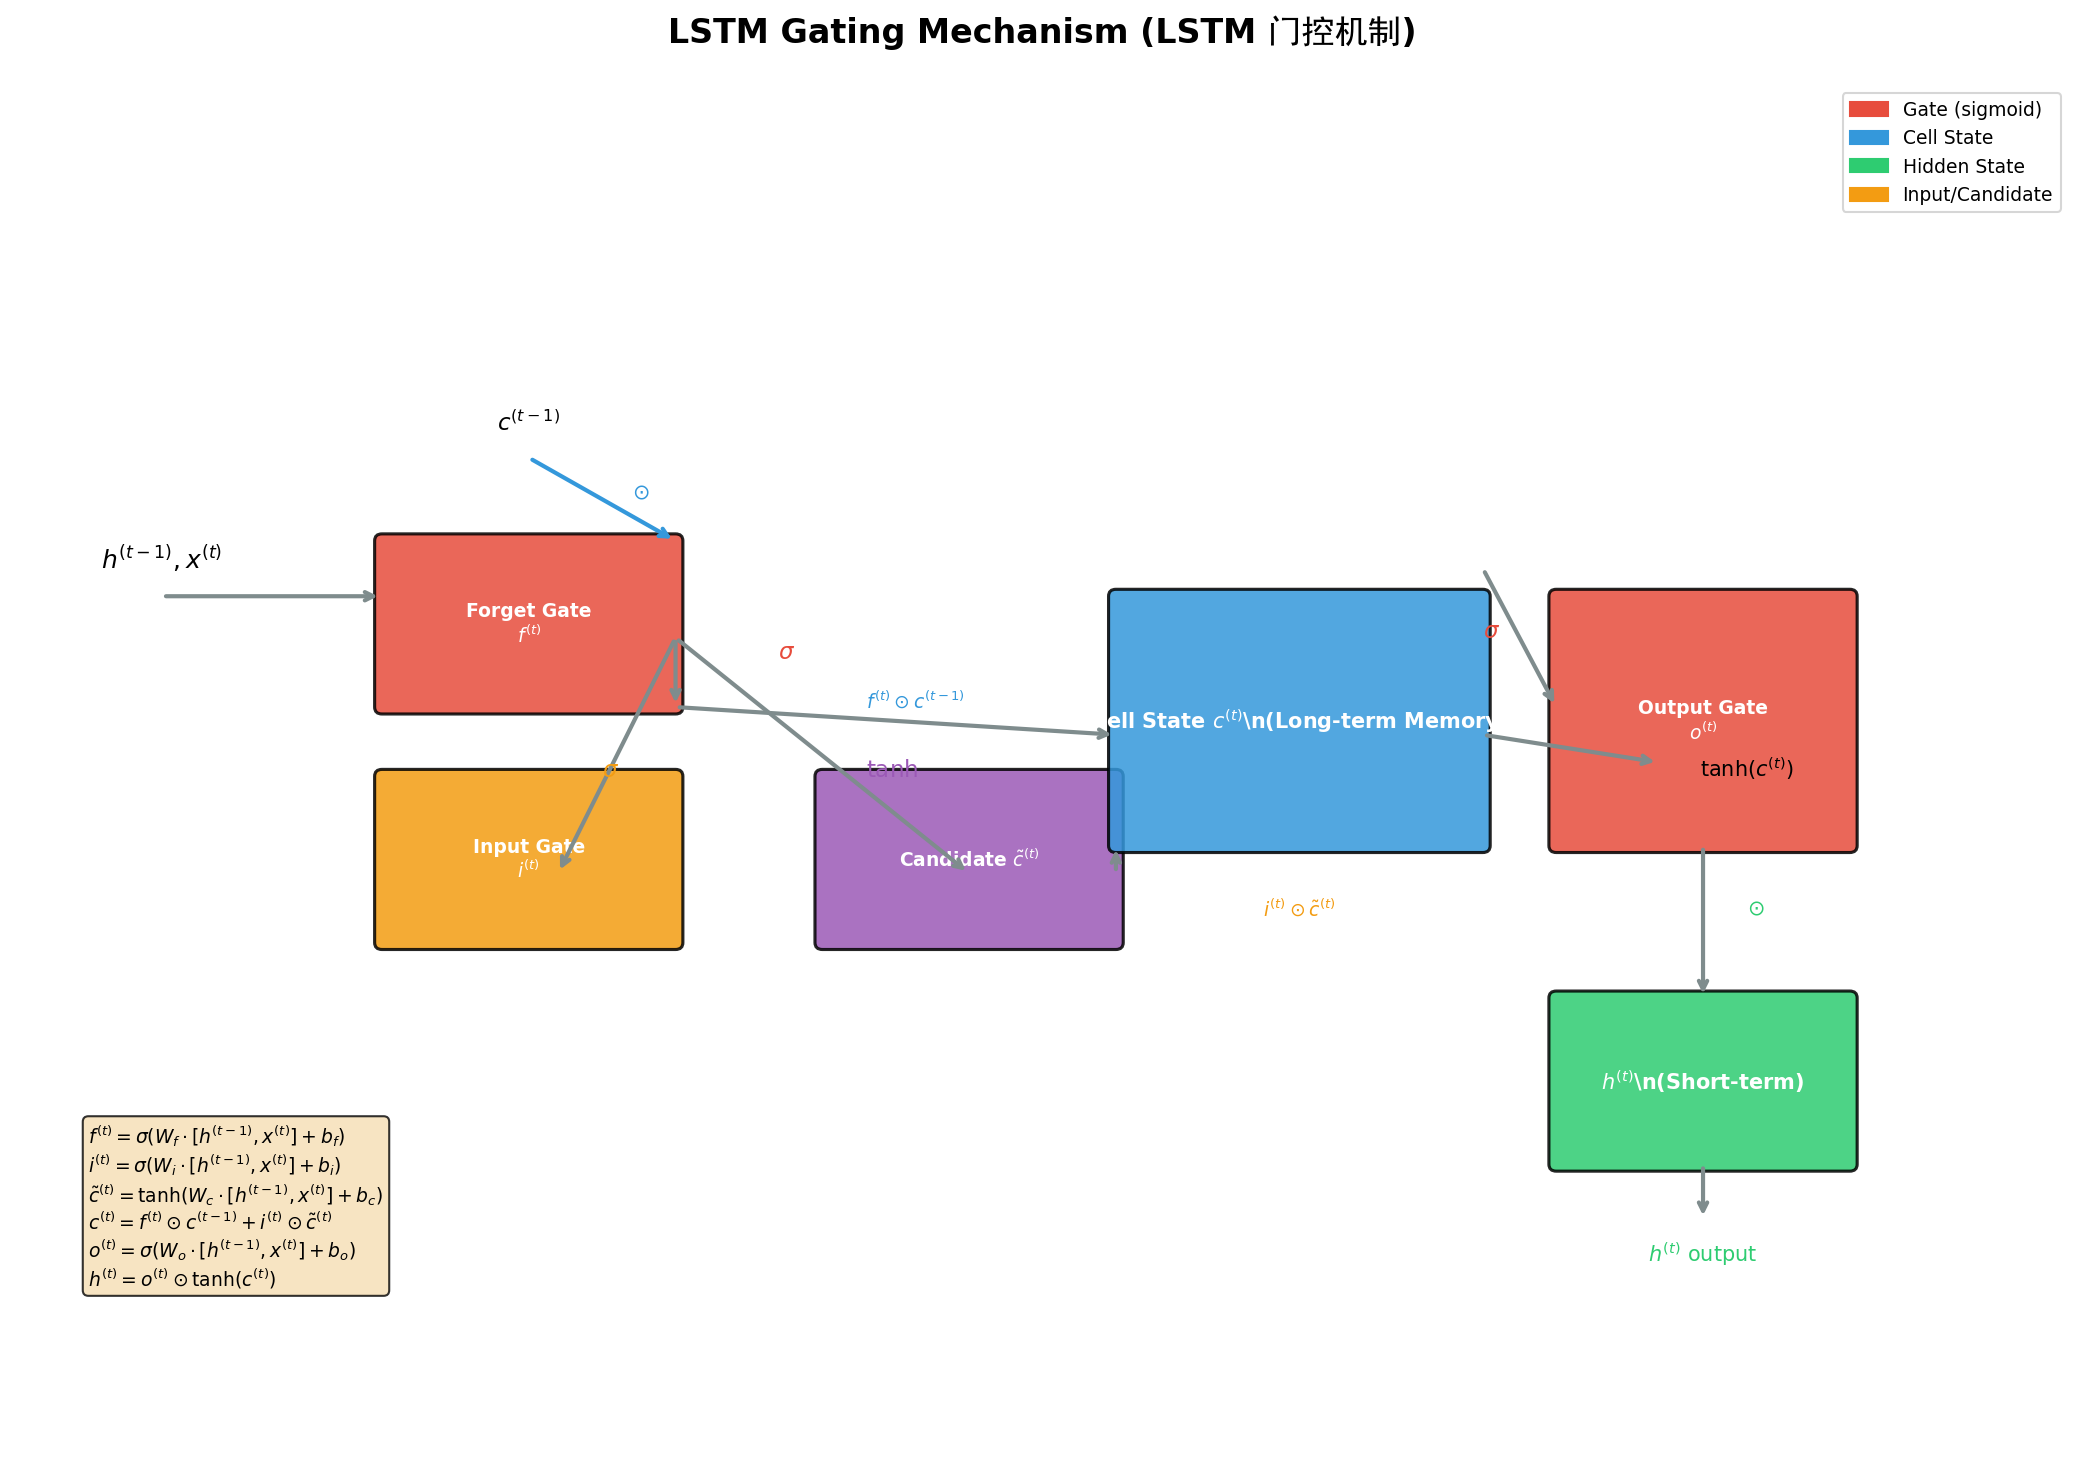

This chart was generated by the following Python code:
"""
图1: LSTM 门控机制示意图
展示LSTM的三个门（遗忘门、输入门、输出门）和细胞状态更新流程
"""
import matplotlib.pyplot as plt
import matplotlib.patches as mpatches
from matplotlib.patches import FancyBboxPatch, FancyArrowPatch
import numpy as np
from pathlib import Path

plt.rcParams['font.family'] = ['DejaVu Sans', 'SimHei', 'sans-serif']
plt.rcParams['axes.unicode_minus'] = False

fig, ax = plt.subplots(1, 1, figsize=(14, 10))
ax.set_xlim(0, 14)
ax.set_ylim(0, 10)
ax.axis('off')
ax.set_title("LSTM Gating Mechanism (LSTM 门控机制)", fontsize=16, fontweight='bold', pad=20)

# Colors
color_gate = '#E74C3C'      # Red for gates
color_cell = '#3498DB'      # Blue for cell state
color_hidden = '#2ECC71'    # Green for hidden state
color_input = '#F39C12'     # Orange for inputs
color_arrow = '#7F8C8D'     # Gray for arrows

def draw_box(ax, x, y, w, h, text, color, fontsize=10):
    box = FancyBboxPatch((x, y), w, h, boxstyle="round,pad=0.05",
                         facecolor=color, edgecolor='black', linewidth=1.5, alpha=0.85)
    ax.add_patch(box)
    ax.text(x + w/2, y + h/2, text, ha='center', va='center',
            fontsize=fontsize, fontweight='bold', color='white')

def draw_arrow(ax, start, end, color=color_arrow, label='', label_pos=0.5):
    ax.annotate('', xy=end, xytext=start,
                arrowprops=dict(arrowstyle='->', color=color, lw=2))
    if label:
        mid = (start[0] + (end[0] - start[0]) * label_pos,
               start[1] + (end[1] - start[1]) * label_pos)
        ax.text(mid[0], mid[1] + 0.15, label, ha='center', va='bottom',
                fontsize=9, color=color)

# Input labels
ax.text(1, 6.5, r'$h^{(t-1)}, x^{(t)}$', fontsize=12, ha='center')
draw_arrow(ax, (1, 6.3), (2.5, 6.3))

# Forget Gate
draw_box(ax, 2.5, 5.5, 2, 1.2, 'Forget Gate\n$f^{(t)}$', color_gate, 9)
draw_arrow(ax, (4.5, 6), (4.5, 5.5))
ax.text(5.2, 5.85, r'$\sigma$', fontsize=11, color=color_gate)

# Input Gate
draw_box(ax, 2.5, 3.8, 2, 1.2, 'Input Gate\n$i^{(t)}$', color_input, 9)
draw_arrow(ax, (4.5, 6), (3.7, 4.3))
ax.text(4.0, 5.0, r'$\sigma$', fontsize=11, color=color_input)

# Candidate Cell
draw_box(ax, 5.5, 3.8, 2, 1.2, r'Candidate $\tilde{c}^{(t)}$', '#9B59B6', 9)
draw_arrow(ax, (4.5, 6), (6.5, 4.3))
ax.text(5.8, 5.0, r'$\tanh$', fontsize=11, color='#9B59B6')

# Cell State Box
draw_box(ax, 7.5, 4.5, 2.5, 1.8, r'Cell State $c^{(t)}$\n(Long-term Memory)', color_cell, 10)

# Connections to cell state
draw_arrow(ax, (4.5, 5.5), (7.5, 5.3))
ax.text(5.8, 5.5, r'$f^{(t)} \odot c^{(t-1)}$', fontsize=9, color=color_cell)

draw_arrow(ax, (7.5, 4.3), (7.5, 4.5))
ax.text(8.5, 4.0, r'$i^{(t)} \odot \tilde{c}^{(t)}$', fontsize=9, color=color_input)

# Previous cell state
ax.text(3.5, 7.5, r'$c^{(t-1)}$', fontsize=11, ha='center')
draw_arrow(ax, (3.5, 7.3), (4.5, 6.7), color_cell)
ax.text(4.2, 7.0, r'$\odot$', fontsize=10, color=color_cell)

# Output Gate
draw_box(ax, 10.5, 4.5, 2, 1.8, 'Output Gate\n$o^{(t)}$', color_gate, 9)
draw_arrow(ax, (10, 6.5), (10.5, 5.5))
ax.text(10.0, 6.0, r'$\sigma$', fontsize=11, color=color_gate)

# tanh to output gate
ax.text(11.8, 5.0, r'$\tanh(c^{(t)})$', fontsize=10, ha='center')
draw_arrow(ax, (10, 5.3), (11.2, 5.1))

# Hidden State
draw_box(ax, 10.5, 2.2, 2, 1.2, r'$h^{(t)}$\n(Short-term)', color_hidden, 10)
draw_arrow(ax, (11.5, 4.5), (11.5, 3.4))
ax.text(11.8, 4.0, r'$\odot$', fontsize=10, color=color_hidden)

# Output
ax.text(11.5, 1.5, r'$h^{(t)}$ output', fontsize=10, ha='center', color=color_hidden)
draw_arrow(ax, (11.5, 2.2), (11.5, 1.8))

# Legend
legend_elements = [
    mpatches.Patch(color=color_gate, label='Gate (sigmoid)'),
    mpatches.Patch(color=color_cell, label='Cell State'),
    mpatches.Patch(color=color_hidden, label='Hidden State'),
    mpatches.Patch(color=color_input, label='Input/Candidate'),
]
ax.legend(handles=legend_elements, loc='upper right', fontsize=9)

# Formula box
formula_text = (
    r"$f^{(t)} = \sigma(W_f \cdot [h^{(t-1)}, x^{(t)}] + b_f)$" + "\n"
    r"$i^{(t)} = \sigma(W_i \cdot [h^{(t-1)}, x^{(t)}] + b_i)$" + "\n"
    r"$\tilde{c}^{(t)} = \tanh(W_c \cdot [h^{(t-1)}, x^{(t)}] + b_c)$" + "\n"
    r"$c^{(t)} = f^{(t)} \odot c^{(t-1)} + i^{(t)} \odot \tilde{c}^{(t)}$" + "\n"
    r"$o^{(t)} = \sigma(W_o \cdot [h^{(t-1)}, x^{(t)}] + b_o)$" + "\n"
    r"$h^{(t)} = o^{(t)} \odot \tanh(c^{(t)})$"
)
props = dict(boxstyle='round', facecolor='wheat', alpha=0.8)
ax.text(0.5, 2.5, formula_text, fontsize=9, verticalalignment='top',
        bbox=props, family='monospace')

plt.tight_layout()
plt.savefig(Path(__file__).resolve().parent / 'fig1_lstm_gating.png', dpi=150, bbox_inches='tight')
plt.close()
print("fig1_lstm_gating.png saved.")
